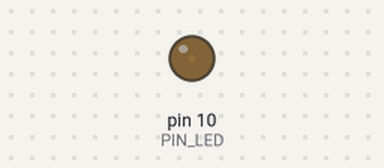
Simulated run of this sketch. Board: Arduino Uno, built with avr-gcc and run on an emulated ATmega328P. Shown: output pins drawn as LEDs (lit = HIGH).

Above: at 0.05 s.
At 1.15 s:
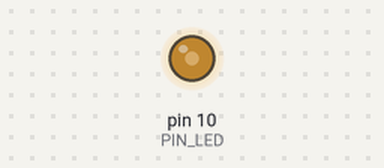
At 2.3 s:
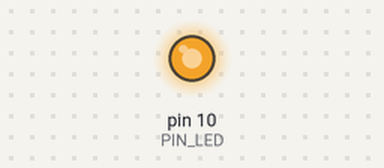
At 4.6 s:
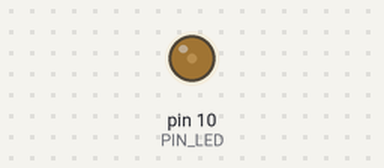
Timing chart, 0 to 6.7 s (numbered marks = the images above):
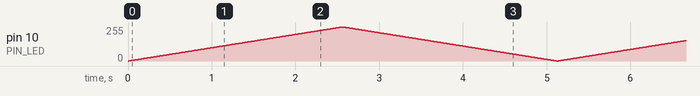

The sketch:

LED_PWM_fade.ino
```cpp
/* Плавно изменяем яркость подсветки светодиода на D10 через ШИМ

Схема подключения: LED к D10 последовательно с резистором номиналом 220 Ом
Для подключения фоторезистора - сопротивление 1-10К
*/

#define PIN_LED 10

void setup() {
  pinMode(PIN_LED, OUTPUT);
}

void loop() {
  for (int i = 0; i < 256; i++) {
    analogWrite(PIN_LED, i);
    delay(10);
  }

  for (int i = 255; i >=0 ; i--) {
    analogWrite(PIN_LED, i);
    delay(10);
  }
}
```
